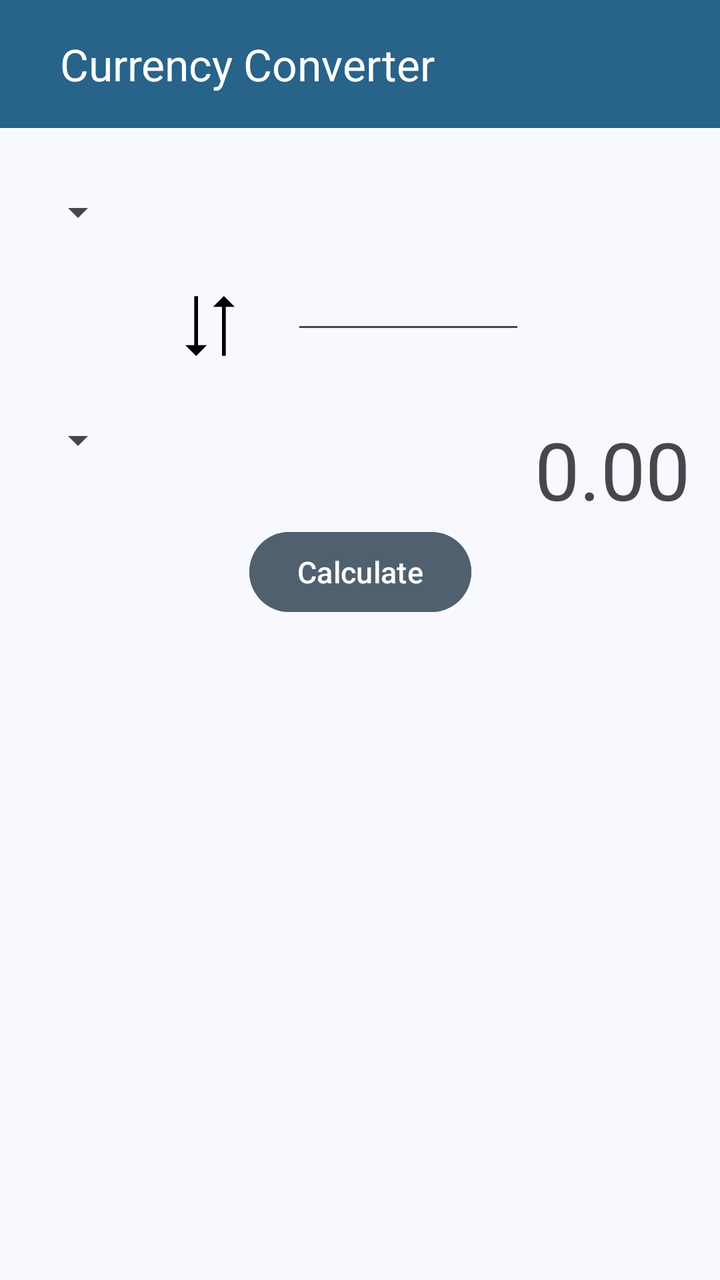
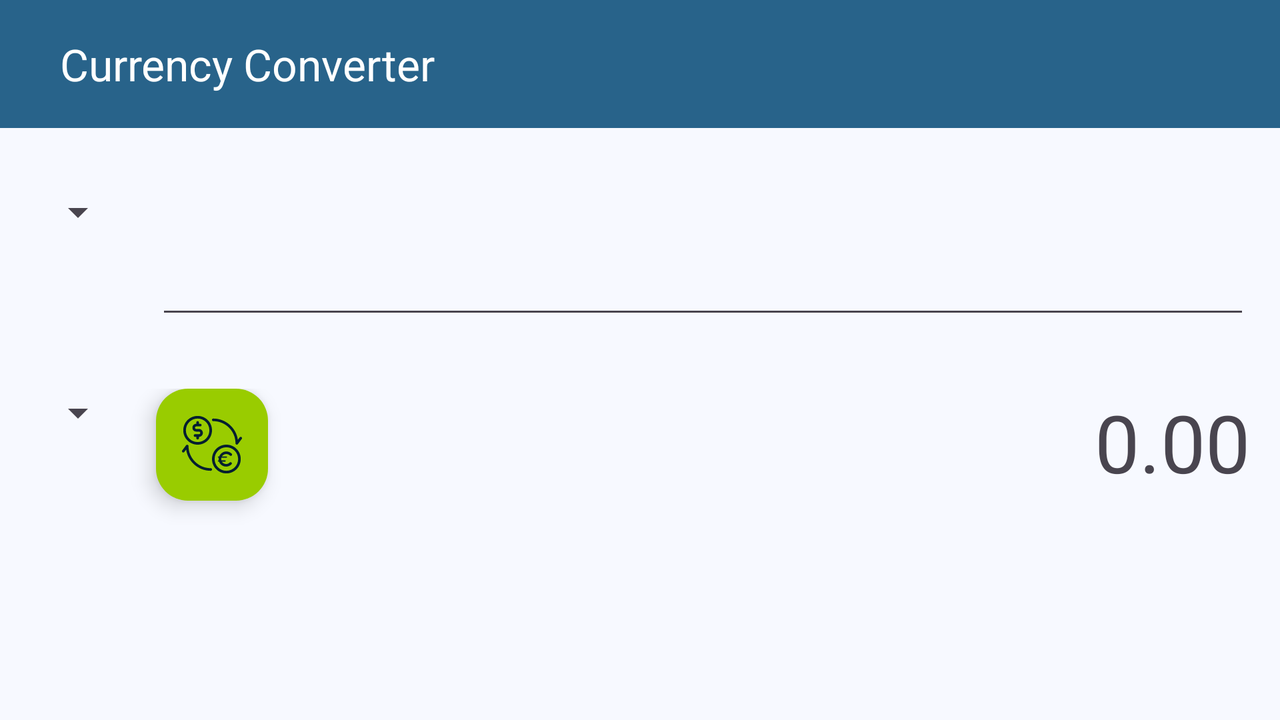

The same Android screen from two of the app's own layout files: first res/layout/ as a phone draws it, then the repository's variant for another configuration, drawn on a device whose configuration selects that folder. Both files follow.
<!-- AndroidManifest.xml: application theme AppTheme -->
<!-- res/layout/activity_main.xml -->
<?xml version="1.0" encoding="utf-8"?>
<androidx.constraintlayout.widget.ConstraintLayout xmlns:android="http://schemas.android.com/apk/res/android"
    xmlns:app="http://schemas.android.com/apk/res-auto"
    xmlns:tools="http://schemas.android.com/tools"
    android:id="@+id/main"
    android:layout_width="match_parent"
    android:layout_height="match_parent"
    tools:context=".MainActivity">

    <androidx.appcompat.widget.Toolbar
        android:id="@+id/toolbar"
        android:layout_width="match_parent"
        android:layout_height="wrap_content"
        android:background="?attr/colorPrimary"
        app:title="@string/app_title"
        app:titleTextColor="?attr/colorOnPrimary"
        app:titleMarginStart="30dp"
        app:layout_constraintTop_toTopOf="parent" />

    <Spinner
        android:id="@+id/spinner_from_value"
        android:layout_width="0dp"
        android:layout_height="wrap_content"
        android:layout_marginTop="30dp"
        android:layout_marginStart="15dp"
        app:layout_constraintStart_toStartOf="parent"
        app:layout_constraintTop_toBottomOf="@+id/toolbar" />

    <EditText
        android:id="@+id/edit_text_from_value"
        android:layout_width="117dp"
        android:layout_height="78dp"
        android:layout_marginTop="30dp"
        android:layout_marginEnd="15dp"
        android:inputType="numberDecimal"
        android:textSize="40dp"
        app:layout_constraintEnd_toEndOf="parent"
        app:layout_constraintStart_toEndOf="@+id/spinner_from_value"
        app:layout_constraintTop_toBottomOf="@+id/toolbar" />

    <ImageView
        android:id="@+id/imageView2"
        android:layout_width="30dp"
        android:layout_height="30dp"
        android:layout_marginTop="30dp"
        android:layout_marginStart="90dp"
        app:layout_constraintStart_toStartOf="parent"
        app:layout_constraintTop_toBottomOf="@+id/spinner_from_value"
        app:srcCompat="@drawable/exchange" />

    <Spinner
        android:id="@+id/spinner_to_value"
        android:layout_width="0dp"
        android:layout_height="wrap_content"
        android:layout_marginTop="30dp"
        android:layout_marginStart="15dp"
        app:layout_constraintStart_toStartOf="parent"
        app:layout_constraintTop_toBottomOf="@+id/imageView2" />

    <TextView
        android:id="@+id/textView_calculated_value"
        android:layout_width="0dp"
        android:layout_height="wrap_content"
        android:text="@string/to_value_default_text"
        android:textSize="40dp"
        android:layout_marginTop="30dp"
        android:layout_marginEnd="15dp"
        app:layout_constraintEnd_toEndOf="parent"
        app:layout_constraintTop_toBottomOf="@+id/imageView2" />

    <Button
        android:id="@+id/button_calculate"
        android:layout_width="wrap_content"
        android:layout_height="wrap_content"
        android:layout_marginTop="30dp"
        android:textSize="15dp"
        android:text="@string/calculate"
        android:backgroundTint="?attr/colorSecondary"
        app:layout_constraintEnd_toEndOf="parent"
        app:layout_constraintStart_toStartOf="parent"
        app:layout_constraintTop_toBottomOf="@+id/spinner_to_value" />
</androidx.constraintlayout.widget.ConstraintLayout>
<!-- resources referenced by this layout -->
<resources>
  <!-- drawable exchange (drawable) -->
  <vector xmlns:android="http://schemas.android.com/apk/res/android"
      android:width="800dp"
      android:height="800dp"
      android:viewportWidth="477.43"
      android:viewportHeight="477.43">
    <path
        android:pathData="M143.37,1.21l-30,0l0,390.11l-71.41,-0.23l86.33,86.33l85.77,-85.77l-70.69,-0.23z"
        android:fillColor="#000000"/>
    <path
        android:pathData="M435.47,86.33l-86.33,-86.33l-85.77,85.77l70.93,0.23l0,390.21l30,0l0,-390.11z"
        android:fillColor="#000000"/>
  </vector>
  <string name="app_title">Currency Converter</string>
  <string name="calculate">Calculate</string>
  <string name="to_value_default_text">0.00</string>
  <color name="md_theme_primary">#28638A</color>
  <color name="md_theme_onPrimary">#FFFFFF</color>
  <color name="md_theme_primaryContainer">#CAE6FF</color>
  <color name="md_theme_onPrimaryContainer">#001E30</color>
  <color name="md_theme_secondary">#50606F</color>
  <color name="md_theme_onSecondary">#FFFFFF</color>
  <color name="md_theme_secondaryContainer">#D3E5F6</color>
  <color name="md_theme_onSecondaryContainer">#0C1D29</color>
  <color name="md_theme_tertiary">#65587B</color>
  <color name="md_theme_onTertiary">#FFFFFF</color>
  <color name="md_theme_tertiaryContainer">#EBDCFF</color>
  <color name="md_theme_onTertiaryContainer">#201634</color>
  <color name="md_theme_error">#BA1A1A</color>
  <color name="md_theme_onError">#FFFFFF</color>
  <color name="md_theme_errorContainer">#FFDAD6</color>
  <color name="md_theme_onErrorContainer">#410002</color>
  <color name="md_theme_background">#F7F9FF</color>
  <color name="md_theme_onBackground">#181C20</color>
  <color name="md_theme_surface">#F7F9FF</color>
  <color name="md_theme_onSurface">#181C20</color>
  <color name="md_theme_surfaceVariant">#DDE3EA</color>
  <color name="md_theme_onSurfaceVariant">#41474D</color>
  <color name="md_theme_outline">#72787E</color>
  <color name="md_theme_outlineVariant">#C1C7CE</color>
  <color name="md_theme_inverseSurface">#2D3135</color>
  <color name="md_theme_inverseOnSurface">#EEF1F6</color>
  <color name="md_theme_inversePrimary">#96CCF8</color>
  <color name="md_theme_primaryFixed">#CAE6FF</color>
  <color name="md_theme_onPrimaryFixed">#001E30</color>
  <color name="md_theme_primaryFixedDim">#96CCF8</color>
  <color name="md_theme_onPrimaryFixedVariant">#004B70</color>
  <color name="md_theme_secondaryFixed">#D3E5F6</color>
  <color name="md_theme_onSecondaryFixed">#0C1D29</color>
  <color name="md_theme_secondaryFixedDim">#B7C9D9</color>
  <color name="md_theme_onSecondaryFixedVariant">#384956</color>
  <color name="md_theme_tertiaryFixed">#EBDCFF</color>
  <color name="md_theme_onTertiaryFixed">#201634</color>
  <color name="md_theme_tertiaryFixedDim">#CFC0E8</color>
  <color name="md_theme_onTertiaryFixedVariant">#4D4162</color>
  <color name="md_theme_surfaceDim">#D7DADF</color>
  <color name="md_theme_surfaceBright">#F7F9FF</color>
  <color name="md_theme_surfaceContainerLowest">#FFFFFF</color>
  <color name="md_theme_surfaceContainerLow">#F1F4F9</color>
  <color name="md_theme_surfaceContainer">#EBEEF3</color>
  <color name="md_theme_surfaceContainerHigh">#E5E8ED</color>
  <color name="md_theme_surfaceContainerHighest">#E0E3E8</color>
</resources>
<!-- res/layout-land/activity_main.xml (the repository's variant of the layout above) -->
<!-- drawn on the phone turned sideways -->
<?xml version="1.0" encoding="utf-8"?>
<androidx.constraintlayout.widget.ConstraintLayout xmlns:android="http://schemas.android.com/apk/res/android"
    xmlns:app="http://schemas.android.com/apk/res-auto"
    xmlns:tools="http://schemas.android.com/tools"
    android:id="@+id/main"
    android:layout_width="match_parent"
    android:layout_height="match_parent"
    tools:context=".MainActivity">

    <androidx.appcompat.widget.Toolbar
        android:id="@+id/toolbar"
        android:layout_width="match_parent"
        android:layout_height="wrap_content"
        android:background="?attr/colorPrimary"
        app:title="@string/app_title"
        app:titleTextColor="@android:color/white"
        app:titleMarginStart="30dp"
        app:layout_constraintTop_toTopOf="parent" />

    <LinearLayout
        android:layout_width="match_parent"
        android:layout_height="0dp"
        android:orientation="vertical"
        app:layout_constraintBottom_toBottomOf="parent"
        app:layout_constraintEnd_toEndOf="parent"
        app:layout_constraintStart_toStartOf="parent"
        app:layout_constraintTop_toBottomOf="@+id/toolbar">

        <LinearLayout
            android:layout_width="match_parent"
            android:layout_height="wrap_content"
            android:layout_marginTop="30dp"
            android:orientation="horizontal">

            <Spinner
                android:id="@+id/spinner_from_value"
                android:layout_width="wrap_content"
                android:layout_height="wrap_content"
                android:layout_marginStart="15dp"
                android:layout_marginEnd="15dp"
                tools:ignore="Suspicious0dp" />

            <EditText
                android:id="@+id/edit_text_from_value"
                android:layout_width="match_parent"
                android:layout_height="wrap_content"
                android:layout_marginEnd="15dp"
                android:inputType="numberDecimal"
                android:textSize="40dp" />
        </LinearLayout>

        <LinearLayout
            android:layout_width="match_parent"
            android:layout_height="match_parent"
            android:orientation="horizontal"
            android:layout_marginTop="30dp">

            <Spinner
                android:id="@+id/spinner_to_value"
                android:layout_width="wrap_content"
                android:layout_height="wrap_content"
                android:layout_marginStart="15dp"
                android:layout_marginEnd="15dp" />


            <com.google.android.material.floatingactionbutton.FloatingActionButton
                android:id="@+id/button_calculate"
                android:layout_width="wrap_content"
                android:layout_height="wrap_content"
                android:layout_marginEnd="15dp"
                android:backgroundTint="@android:color/holo_green_light"
                android:src="@drawable/exchange_btn"
                app:maxImageSize="30dp" />

            <View
                android:layout_width="0dp"
                android:layout_height="wrap_content"
                android:layout_weight="1" />

            <TextView
                android:id="@+id/textView_calculated_value"
                android:layout_width="wrap_content"
                android:layout_height="wrap_content"
                android:layout_marginEnd="15dp"
                android:text="@string/to_value_default_text"
                android:textSize="40dp" />
        </LinearLayout>

    </LinearLayout>


</androidx.constraintlayout.widget.ConstraintLayout>
<!-- resources referenced by the variant -->
<!-- as the phone turned sideways resolves them -->
<resources>
  <string name="app_title">Currency Converter</string>
  <string name="to_value_default_text">0.00</string>
  <color name="md_theme_primary">#28638A</color>
  <color name="md_theme_onPrimary">#FFFFFF</color>
  <color name="md_theme_primaryContainer">#CAE6FF</color>
  <color name="md_theme_onPrimaryContainer">#001E30</color>
  <color name="md_theme_secondary">#50606F</color>
  <color name="md_theme_onSecondary">#FFFFFF</color>
  <color name="md_theme_secondaryContainer">#D3E5F6</color>
  <color name="md_theme_onSecondaryContainer">#0C1D29</color>
  <color name="md_theme_tertiary">#65587B</color>
  <color name="md_theme_onTertiary">#FFFFFF</color>
  <color name="md_theme_tertiaryContainer">#EBDCFF</color>
  <color name="md_theme_onTertiaryContainer">#201634</color>
  <color name="md_theme_error">#BA1A1A</color>
  <color name="md_theme_onError">#FFFFFF</color>
  <color name="md_theme_errorContainer">#FFDAD6</color>
  <color name="md_theme_onErrorContainer">#410002</color>
  <color name="md_theme_background">#F7F9FF</color>
  <color name="md_theme_onBackground">#181C20</color>
  <color name="md_theme_surface">#F7F9FF</color>
  <color name="md_theme_onSurface">#181C20</color>
  <color name="md_theme_surfaceVariant">#DDE3EA</color>
  <color name="md_theme_onSurfaceVariant">#41474D</color>
  <color name="md_theme_outline">#72787E</color>
  <color name="md_theme_outlineVariant">#C1C7CE</color>
  <color name="md_theme_inverseSurface">#2D3135</color>
  <color name="md_theme_inverseOnSurface">#EEF1F6</color>
  <color name="md_theme_inversePrimary">#96CCF8</color>
  <color name="md_theme_primaryFixed">#CAE6FF</color>
  <color name="md_theme_onPrimaryFixed">#001E30</color>
  <color name="md_theme_primaryFixedDim">#96CCF8</color>
  <color name="md_theme_onPrimaryFixedVariant">#004B70</color>
  <color name="md_theme_secondaryFixed">#D3E5F6</color>
  <color name="md_theme_onSecondaryFixed">#0C1D29</color>
  <color name="md_theme_secondaryFixedDim">#B7C9D9</color>
  <color name="md_theme_onSecondaryFixedVariant">#384956</color>
  <color name="md_theme_tertiaryFixed">#EBDCFF</color>
  <color name="md_theme_onTertiaryFixed">#201634</color>
  <color name="md_theme_tertiaryFixedDim">#CFC0E8</color>
  <color name="md_theme_onTertiaryFixedVariant">#4D4162</color>
  <color name="md_theme_surfaceDim">#D7DADF</color>
  <color name="md_theme_surfaceBright">#F7F9FF</color>
  <color name="md_theme_surfaceContainerLowest">#FFFFFF</color>
  <color name="md_theme_surfaceContainerLow">#F1F4F9</color>
  <color name="md_theme_surfaceContainer">#EBEEF3</color>
  <color name="md_theme_surfaceContainerHigh">#E5E8ED</color>
  <color name="md_theme_surfaceContainerHighest">#E0E3E8</color>
</resources>
